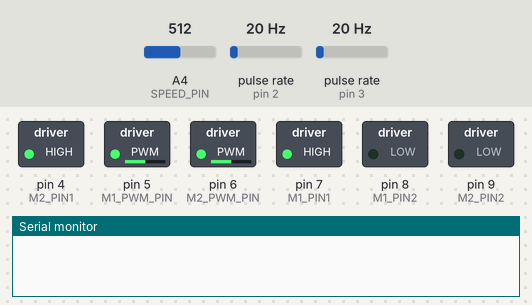
Recording of a sketch running on a simulated Arduino Uno, built with avr-gcc and run on an emulated ATmega328P. Parts: switched loads named in the sketch (green lamp = pin HIGH), the last lines printed to the serial monitor. Wiring (inferred from the names in the program): 2 × pulse sensor: data pin 2 / data pin 3. The test bench sets the inputs (shaded band); at power-on: A4 (SPEED_PIN) = 512, pulse rate (sensors on pin 2, pin 3) 20 Hz.

Above: at 1.2 s.
1.3 s: A4 (SPEED_PIN) set to 716
At 1.6 s:
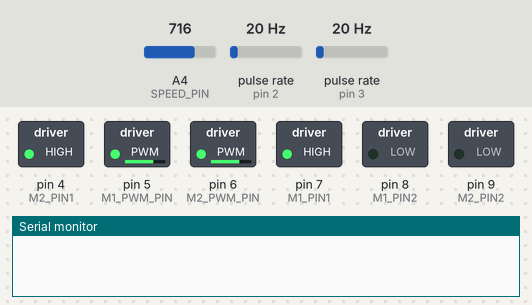
2.8 s: A4 (SPEED_PIN) set to 900
At 3.8 s:
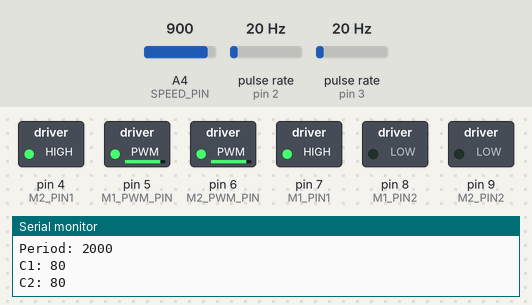
4.3 s: A4 (SPEED_PIN) set to 511
At 5.5 s:
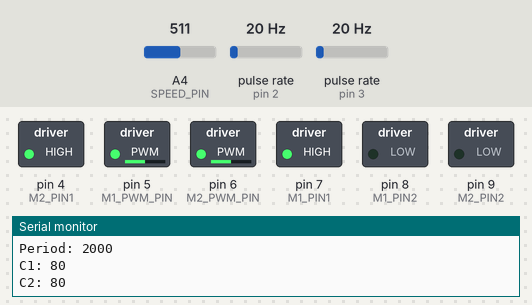
5.8 s: A4 (SPEED_PIN) set to 122
At 6.5 s:
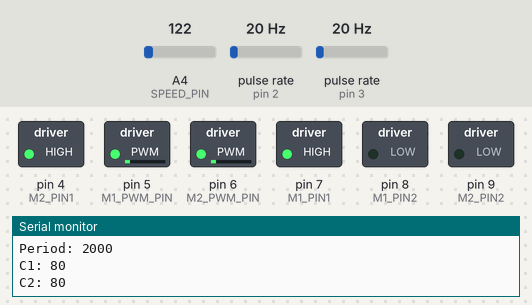
7.3 s: A4 (SPEED_PIN) set to 0
At 7.8 s:
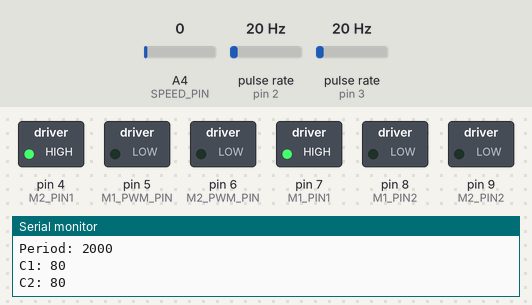
Timing chart, 0 to 9.8 s (numbered marks = the images above; inputs shaded):
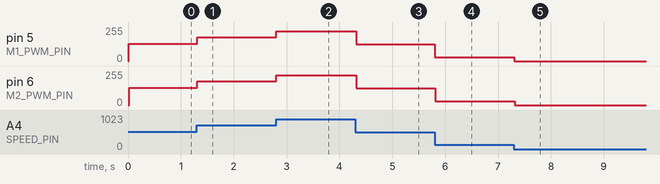

Measured:
- after the input at 1.3 s, pin 5 (M1_PWM_PIN), pin 6 (M2_PWM_PIN): 128/255 → 179/255 at once
- after the input at 2.8 s, pin 5 (M1_PWM_PIN), pin 6 (M2_PWM_PIN): 179/255 → 225/255 at once
- after the input at 4.3 s, pin 5 (M1_PWM_PIN), pin 6 (M2_PWM_PIN): 225/255 → 127/255 at once
- after the input at 5.8 s, pin 5 (M1_PWM_PIN), pin 6 (M2_PWM_PIN): 127/255 → 30/255 at once
- after the input at 7.3 s, pin 5 (M1_PWM_PIN), pin 6 (M2_PWM_PIN): 30/255 → 0/255 at once

The sketch:

MotorSync.ino
```cpp
#include "m_test_motor.h"
#include "m_rotation_reporter.h"
#include "m_reporter.h"
#include "m_ewma.h"
#include "m_smoother.h"
#include "m_click_counter.h"
#include "m_motor_controller.h"
#include "m_dc_motor.h"
#include "m_pot_reader.h"
#include "m_pid.h"

// Pin definitions
#define SPEED_PIN A4
#define ANGLE_PIN A1

#define ENC_1_PIN 3
#define ENC_2_PIN 2

#define M1_PWM_PIN 5
#define M2_PWM_PIN 6

#define M1_PIN1 7
#define M1_PIN2 8
#define M2_PIN1 4
#define M2_PIN2 9

#define M1_CURR_PIN A2
#define M2_CURR_PIN A3

#define MAX_RPM 100
#define ENCODER_LINES 100

// Task periodicity
#define READ_PERIOD 10
#define UPDATE_PID 500
#define REPORT_PERIOD 2000

// PID params
#define KP 5
#define KI 0.0
#define KD 0.0

#define DEBUG_PID
#define DEBUG_ROTATION

MPotReader speedReader(SPEED_PIN, READ_PERIOD);

MDcMotor motor1(M1_PIN1, M1_PIN2, M1_PWM_PIN);
MDcMotor motor2(M2_PIN1, M2_PIN2, M2_PWM_PIN);

MClickCounter counter1;
MClickCounter counter2;

#ifndef DEBUG_ROTATION
	MPid wheel1Pid(KP, KI, KD, 1024, 1024);
	MPid wheel2Pid(KP, KI, KD, 1024, 1024);

	MPotReader angleReader(ANGLE_PIN, READ_PERIOD);
	MPotReader m1CurrentReader(M1_CURR_PIN, READ_PERIOD);
	MPotReader m2CurrentReader(M2_CURR_PIN, READ_PERIOD);

	MMotorController controller1(UPDATE_PID, MAX_RPM, ENCODER_LINES, &motor1, &counter1, &wheel1Pid, &speedReader);
	MMotorController controller2(UPDATE_PID, MAX_RPM, ENCODER_LINES, &motor2, &counter2, &wheel2Pid, &speedReader);

	MReporter reporter(REPORT_PERIOD, &controller1, &controller2);
#else
	MRotationReporter rotationReporter(REPORT_PERIOD, &counter1, &counter2);
	MTestMotor testMotor1(READ_PERIOD, &motor1, &speedReader);
	MTestMotor testMotor2(READ_PERIOD, &motor2, &speedReader);
#endif


void setup() {
	speedReader.init();

	motor1.init();
	motor1.forward();

	motor2.init();
	motor2.forward();

	#ifndef DEBUG_ROTATION
		angleReader.init();
		m1CurrentReader.init();
		m2CurrentReader.init();

		controller1.init();
		controller2.init();

		reporter.init();

		#ifndef DEBUG_PID
		reporter.disable();
		#endif
	#else
		rotationReporter.init();
		testMotor1.init();
		testMotor2.init();
	#endif


	pinMode(ENC_1_PIN, INPUT);
	attachInterrupt(digitalPinToInterrupt(ENC_1_PIN), onEncoder1, CHANGE);

	pinMode(ENC_2_PIN, INPUT);
	attachInterrupt(digitalPinToInterrupt(ENC_2_PIN), onEncoder2, CHANGE);
}

void loop() {
	/************************************************************************/
	/* IN ORDER TO INCREASE PRECISION MAKE SO THAT CLICK_READER WOULD NOT RETURN
	/* ANYTHING UNTIL MIN_CLICKS THRESHOLD IS REACHED!!!
	/* AND MAKE SURE TO CHECK THIS CONDITION IN CONTROLLER
	/************************************************************************/

	speedReader.execute();
	#ifndef DEBUG_ROTATION
		angleReader.execute();
		m1CurrentReader.execute();
		m2CurrentReader.execute();

		controller1.execute();
		controller2.execute();

		reporter.execute();
	#else
		testMotor1.execute();
		testMotor2.execute();
		rotationReporter.execute();
	#endif
}

void onEncoder1() {
	counter1.increment();
}

void onEncoder2() {
	counter2.increment();
}
```

m_click_counter.cpp
```cpp
//
//
//

#include "m_click_counter.h"


void MClickCounter::increment()
{
	count += 1;
}

unsigned long MClickCounter::get()
{
	return count;
}

void MClickCounter::reset()
{
	count = 0;
}

unsigned long MClickCounter::getAndReset()
{
	noInterrupts();
	unsigned long res = get();
	reset();
	interrupts();
	return res;
}
```

m_click_counter.h
```cpp
// m_click_counter.h

#ifndef _M_CLICK_COUNTER_h
#define _M_CLICK_COUNTER_h

#if defined(ARDUINO) && ARDUINO >= 100
	#include "arduino.h"
#else
	#include "WProgram.h"
#endif

class MClickCounter {
private:
	volatile unsigned long count = 0;

public:
	void increment();
	unsigned long get();
	void reset();

	// Interrupts-safe version of click count reader
	unsigned long getAndReset();
};

#endif
```

m_dc_motor.cpp
```cpp
//
//
//

#include "m_dc_motor.h"


 MDcMotor::MDcMotor(byte M1_PIN, byte M2_PIN, byte PWM_PIN)
{
	this->M1_PIN = M1_PIN;
	this->M2_PIN = M2_PIN;
	this->PWM_PIN = PWM_PIN;
}

void MDcMotor::init()
{
	pinMode(M1_PIN, OUTPUT);
	pinMode(M2_PIN, OUTPUT);
	pinMode(PWM_PIN, OUTPUT);
}

void MDcMotor::forward()
{
	digitalWrite(M1_PIN, HIGH);
	digitalWrite(M2_PIN, LOW);
}

void MDcMotor::reardrive()
{
	digitalWrite(M1_PIN, LOW);
	digitalWrite(M2_PIN, HIGH);
}

void MDcMotor::halt()
{
	digitalWrite(M1_PIN, LOW);
	digitalWrite(M2_PIN, LOW);
}

void MDcMotor::setSpeed(byte speed)
{
	analogWrite(PWM_PIN, speed);
}
```

m_dc_motor.h
```cpp
// m_dc_motor.h

#ifndef _M_DC_MOTOR_h
#define _M_DC_MOTOR_h

#if defined(ARDUINO) && ARDUINO >= 100
	#include "arduino.h"
#else
	#include "WProgram.h"
#endif


class MDcMotor {
private:
	byte M1_PIN, M2_PIN, PWM_PIN;
public:
	MDcMotor(byte M1_PIN, byte M2_PIN, byte PWM_PIN);

	void init();
	void forward();
	void reardrive();
	void halt();
	void setSpeed(byte speed);
};

#endif
```

m_encoder_reader.cpp
```cpp
//
//
//

#include "m_encoder_reader.h"
```

m_encoder_reader.h
```cpp
// m_encoder_reader.h

#ifndef _M_ENCODER_READER_h
#define _M_ENCODER_READER_h

#if defined(ARDUINO) && ARDUINO >= 100
	#include "arduino.h"
#else
	#include "WProgram.h"
#endif


#endif
```

m_ewma.cpp
```cpp
//
//
//

#include "m_ewma.h"
```

m_ewma.h
```cpp
// m_ewma.h

#include "m_smoother.h"
#ifndef _M_EWMA_h
#define _M_EWMA_h

#if defined(ARDUINO) && ARDUINO >= 100
	#include "arduino.h"
#else
	#include "WProgram.h"
#endif

template<byte N>
class MEwma : public MSmoother {
private:
	float alpha;
	float lastValue, smoothedValue;

public:
	MEwma(float initVal = 0.0);
	virtual float smooth(float nextValue);
};

template<byte N>
MEwma<N>::MEwma(float initVal /*= 0.0*/)
{
	lastValue = initVal;
	smoothedValue = initVal;
	alpha = 2.0/(N+1);
}


template<byte N>
float MEwma<N>::smooth(float newValue)
{
	lastValue = smoothedValue;
	smoothedValue = alpha*newValue + (1-alpha)*lastValue;
	return smoothedValue;
}

#endif
```

m_motor_controller.cpp
```cpp
//
//
//

#include "m_motor_controller.h"

 MMotorController::MMotorController(unsigned long period, unsigned int MAX_RPM, byte ENCODER_LINES, MDcMotor* motor, MClickCounter* counter, MPid* pid, MPotReader* speed) : MTask(period), adcSmoother(0.0), rpmSmoother(0.0)
{
	this->motor = motor;
	this->counter = counter;
	this->pid = pid;
	this->speed = speed;
	this->MAX_RPM = MAX_RPM;
	this->ENCODER_LINES = ENCODER_LINES;
}

float MMotorController::clicksToRpms(unsigned long clicks, unsigned long dt)
{
	return clicks*(60000.0/(ENCODER_LINES*dt));
}

float MMotorController::adcToRpms(unsigned long adcValue)
{
	return adcValue * MAX_RPM / 1024.0;
}

void MMotorController::update(unsigned long dt)
{
	unsigned long clicks = counter->getAndReset();			// number of clicks since last check

	unsigned int desiredSpeedInAdcValue = speed->get();							// desired speed as told by pot
	float smoothedSpeedInAdcValue = adcSmoother.smooth(desiredSpeedInAdcValue);  // smoothed pot value (from 0 to 1024)
	desiredRpms = adcToRpms(smoothedSpeedInAdcValue);				// now it's a value from 0 to 100

	realRpms = clicksToRpms(clicks, dt);
	smoothedRpms = rpmSmoother.smooth(realRpms);

	lastPid = pid->calculate(desiredRpms, smoothedRpms); // some value to be converted to PWM

	// pid value is based on ADC scale (0-1024)
	// yet it might be either positive or negative

	lastPidAdj = lastPid;
	if (lastPid < 0) {
		motor->reardrive();
		lastPidAdj = -lastPid;
	}

	lastPidAdj = constrain(lastPidAdj, 0, 1023);

	pwmSpeed = lastPidAdj/4.0;
	motor->setSpeed(pwmSpeed);
}
```

m_motor_controller.h
```cpp
// m_motor_controller.h

#include "m_task.h"
#include "m_dc_motor.h"
#include "m_click_counter.h"
#include "m_pid.h"
#include "m_pot_reader.h"
#include "m_ewma.h"

#ifndef _M_MOTOR_CONTROLLER_h
#define _M_MOTOR_CONTROLLER_h

#if defined(ARDUINO) && ARDUINO >= 100
	#include "arduino.h"
#else
	#include "WProgram.h"
#endif

class MMotorController : public MTask {
private:
	MDcMotor* motor;
	MClickCounter* counter;
	MPid* pid;
	MPotReader* speed;
	MEwma<10> adcSmoother;
	MEwma<10> rpmSmoother;
	unsigned int MAX_RPM;
	byte ENCODER_LINES;

	float realRpms, smoothedRpms, lastPid, desiredRpms, lastPidAdj;
	byte pwmSpeed;

public:
	MMotorController(unsigned long period, unsigned int MAX_RPM, byte ENCODER_LINES, MDcMotor* motor, MClickCounter* counter, MPid* pid, MPotReader* speed);

	virtual void init() {
	}

	float getRealRpms() {
		return realRpms;
	}

	float getSmoothedRpms() {
		return smoothedRpms;
	}

	float getDesiredRpms() {
		return desiredRpms;
	}

	float getLastPid() {
		return lastPid;
	}

	float getLastPidAdj() {
		return lastPidAdj;
	}

	byte getLastPwm() {
		return pwmSpeed;
	}

private:
	float clicksToRpms(unsigned long clicks, unsigned long dt);

	float adcToRpms(unsigned long adcValue);


protected:
	virtual void update(unsigned long dt);
public:
};

#endif
```

m_pid.cpp
```cpp
//
//
//

#include "m_pid.h"

 MPid::MPid(float kp, float ki, float kd, float max_pid, float max_acc)
{
	p = kp;
	i = ki;
	d = kd;
	this->max_acc = max_acc;
	this->max_pid = max_pid;

	acc = 0.0;
	err = 0.0;
}

float MPid::calculate(float desired, float actual)
{
	float error = desired - actual;

	acc += error;

	float p_term = p * error;
	float i_term = i * constrain(acc, -max_acc, max_acc);
	float d_term = d * (error - err);

	err = error;

	float pid = p_term + i_term + d_term;
	return constrain(pid, -max_pid, max_pid);
}
```

m_pid.h
```cpp
// m_pid.h

#ifndef _M_PID_h
#define _M_PID_h

#if defined(ARDUINO) && ARDUINO >= 100
	#include "arduino.h"
#else
	#include "WProgram.h"
#endif

class MPid {
	private:
		float p, i, d; // coefficient
		float acc;		// accumulated error
		float err;		// last error

		float max_acc, max_pid;

	public:
		MPid(float kp, float ki, float kd, float max_pid, float max_acc);
		float calculate(float desired, float actual);
};

#endif
```

m_pot_reader.cpp
```cpp
//
//
//

#include "m_pot_reader.h"
```

m_pot_reader.h
```cpp
// m_pot_reader.h

#ifndef _M_POT_READER_h
#define _M_POT_READER_h

#include "m_task.h"

#if defined(ARDUINO) && ARDUINO >= 100
	#include "arduino.h"
#else
	#include "WProgram.h"
#endif

class MPotReader : public MTask {
private:
	byte pin;
	unsigned int adcValue;

public:
	MPotReader(byte pin, unsigned long period): MTask(period) {
		this->pin = pin;
	}

	virtual void init() {
		pinMode(pin, INPUT);
	}

	unsigned int get() {
		return adcValue;
	}


protected:
	virtual void update(unsigned long dt) {
		adcValue = analogRead(pin);
	}
};

#endif
```

m_reporter.cpp
```cpp
//
//
//

#include "m_reporter.h"


 MReporter::MReporter(unsigned long period, MMotorController* c1, MMotorController* c2) : MTask(period)
{
	this->c1 = c1;
	this->c2 = c2;
}

void MReporter::init()
{
	Serial.begin(115200);
}

void MReporter::update(unsigned long dt)
{
	Serial.print("Not smoothed actual 1/2 RPM: ");
	Serial.print(c1->getRealRpms());
	Serial.print("/");
	Serial.println(c2->getRealRpms());


	Serial.print("Smoothed actual 1/2 & desired RPM: ");
	Serial.print(c1->getSmoothedRpms());
	Serial.print("/");
	Serial.print(c2->getSmoothedRpms());
	Serial.print(" & ");
	Serial.println(c1->getDesiredRpms());

	Serial.print("PIDs: ");
	Serial.print(c1->getLastPid());
	Serial.print(" ");
	Serial.println(c2->getLastPid());

	Serial.print("PIDs adjusted: ");
	Serial.print(c1->getLastPidAdj());
	Serial.print(" ");
	Serial.println(c2->getLastPidAdj());

	Serial.print("PWMs: ");
	Serial.print(c1->getLastPwm());
	Serial.print(" ");
	Serial.println(c2->getLastPwm());


	Serial.println("--------------");
}
```

m_reporter.h
```cpp
// m_reporter.h

#include "m_task.h"
#include "m_motor_controller.h"

#ifndef _M_REPORTER_h
#define _M_REPORTER_h

#if defined(ARDUINO) && ARDUINO >= 100
	#include "arduino.h"
#else
	#include "WProgram.h"
#endif

class MReporter : public MTask {
private:
	MMotorController* c1;
	MMotorController* c2;
public:
	MReporter(unsigned long period, MMotorController* c1, MMotorController* c2);
	virtual void init();
	virtual void update(unsigned long dt);
};

#endif
```

m_rotation_reporter.cpp
```cpp
//
//
//

#include "m_rotation_reporter.h"
```

m_rotation_reporter.h
```cpp
// m_rotation_reporter.h
#include "m_task.h"
#include "m_click_counter.h"

#ifndef _M_ROTATION_REPORTER_h
#define _M_ROTATION_REPORTER_h

#if defined(ARDUINO) && ARDUINO >= 100
	#include "arduino.h"
#else
	#include "WProgram.h"
#endif
class MRotationReporter : public MTask {
private:
	MClickCounter* c1;
	MClickCounter* c2;

public:
	MRotationReporter(unsigned long periodicity, MClickCounter* c1, MClickCounter* c2) : MTask(periodicity) {
		this->c1 = c1;
		this->c2 = c2;
	}

	void init() {
		Serial.begin(115200);
	}

protected:
	void update(unsigned long dt) {
		Serial.println("==================");
		Serial.print("Period: ");
		Serial.println(dt);
		Serial.print("C1: ");
		Serial.println(c1->getAndReset());
		Serial.print("C2: ");
		Serial.println(c2->getAndReset());
	}
};

#endif
```

m_smoother.cpp
```cpp
//
//
//

#include "m_smoother.h"
```

m_smoother.h
```cpp
// m_smoother.h

#ifndef _M_SMOOTHER_h
#define _M_SMOOTHER_h

#if defined(ARDUINO) && ARDUINO >= 100
	#include "arduino.h"
#else
	#include "WProgram.h"
#endif


class MSmoother {
	virtual float smooth(float nextValue) = 0;
};

#endif
```

m_task.cpp
```cpp
//
//
//

#include "m_task.h"

static unsigned int task_id_counter = 0;

 MTask::MTask(unsigned long period)
{
	this->period = period;
	task_id = task_id_counter++;
	prev = 0;
}

void MTask::enable()
{
	disabled = false;
}

void MTask::disable()
{
	disabled = true;
}

bool MTask::enabled()
{
	return !disabled;
}

void MTask::execute()
{
	auto curr = millis();
	unsigned long dt = curr - prev;
	if (curr - prev < period || disabled) return;
	update(dt);
	prev = curr;
}

unsigned int MTask::getId()
{
	return task_id;
}
```

m_task.h
```cpp
// m_task.h

#ifndef _M_TASK_h
#define _M_TASK_h

#if defined(ARDUINO) && ARDUINO >= 100
	#include "arduino.h"
#else
	#include "WProgram.h"
#endif


class MTask {
private:
	unsigned long period;
	unsigned int task_id;
	unsigned long prev;
	bool disabled = false;

public:
	MTask(unsigned long period);

	virtual void init() = 0;

	void enable();
	void disable();
	bool enabled();

	void execute();

	unsigned int getId();
protected:
	virtual void update(unsigned long dt) = 0;

};

#endif
```

m_test_motor.cpp
```cpp
//
//
//

#include "m_test_motor.h"
```

m_test_motor.h
```cpp
// m_test_motor.h
#include "m_task.h"
#include "m_pot_reader.h"
#include "m_dc_motor.h"

#ifndef _M_TEST_MOTOR_h
#define _M_TEST_MOTOR_h

#if defined(ARDUINO) && ARDUINO >= 100
	#include "arduino.h"
#else
	#include "WProgram.h"
#endif

class MTestMotor: public MTask {
	private:
		MDcMotor* motor;
		MPotReader* reader;
	public:
		MTestMotor(unsigned long period, MDcMotor* motor, MPotReader* reader) : MTask(period) {
			this->motor = motor;
			this->reader = reader;
		}

		void init() {
		}

	protected:
		void update(unsigned long dt) {
			motor->setSpeed(reader->get()/4);
		}
};

#endif
```
